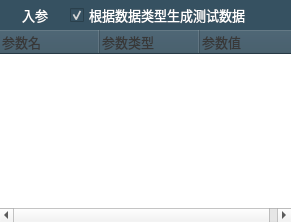
            <widget class="QWidget" name="widget_4" native="true">
             <property name="styleSheet">
              <string notr="true">QComboBox{
	font: 10pt &quot;OPPOSans B&quot;;
	color:#ffffff;
	color: rgb(138, 138, 138);
	background:transparent;
	border-radius: 0px;
}

QComboBox::focus {
border: 1px solid rgb(255, 104, 17);
}

QComboBox::hover {
border: 1px solid rgb(255, 104, 17);
}


QComboBox QAbstractItemView{
	font: 10pt &quot;OPPOSans B&quot;;
	color:#ffffff;
	border:0px solid #8a8a8a;
	color: rgb(138, 138, 138);
	border-radius:0px;
	background:transparent;
    outline:0px;
}

QComboBox QAbstractItemView::item
{
	height:28px;
}
QComboBox:disabled{
	border:1px solid gray;
	color:gray;
}

QComboBox::drop-down{
	background:transparent;
}
QComboBox::down-arrow{
	image: url(:/lib/tree_open.png);
    width:20px;
	height:20px;
    margin-right: 20px;
}


QComboBox::down-arrow:enabled{
	color:#52DCFE;
}
QComboBox QAbstractItemView{
	outline:0px solid gray;
	border:1px solid #1e2d36;
	color:#ffffff;
	background-color:#1e2d36;
	selection-background-color:#52DCFE;
}

QToolButton {
	font: 10pt &quot;OPPOSans B&quot;;
	color: rgb(255, 255, 255);
	background-color: rgb(250, 118, 0);
	border-radius: 5px;
}
QToolButton::menu-indicator { 
	image: None;
}
QToolButton:hover {
	color: rgb(255, 255, 255);
	background-color: rgb(250, 118, 0);
}
</string>
             </property>
             <layout class="QHBoxLayout" name="horizontalLayout_3">
              <property name="spacing">
               <number>0</number>
              </property>
              <property name="leftMargin">
               <number>0</number>
              </property>
              <property name="topMargin">
               <number>0</number>
              </property>
              <property name="rightMargin">
               <number>0</number>
              </property>
              <property name="bottomMargin">
               <number>0</number>
              </property>
              <item>
               <widget class="QSplitter" name="splitter">
                <property name="orientation">
                 <enum>Qt::Horizontal</enum>
                </property>
                <property name="handleWidth">
                 <number>0</number>
                </property>
                <widget class="QWidget" name="widget" native="true">
                 <property name="sizePolicy">
                  <sizepolicy hsizetype="Preferred" vsizetype="Expanding">
                   <horstretch>0</horstretch>
                   <verstretch>0</verstretch>
                  </sizepolicy>
                 </property>
                 <property name="styleSheet">
                  <string notr="true"/>
                 </property>
                 <layout class="QVBoxLayout" name="verticalLayout_2">
                  <property name="spacing">
                   <number>0</number>
                  </property>
                  <property name="leftMargin">
                   <number>0</number>
                  </property>
                  <property name="topMargin">
                   <number>0</number>
                  </property>
                  <property name="rightMargin">
                   <number>0</number>
                  </property>
                  <property name="bottomMargin">
                   <number>0</number>
                  </property>
                  <item>
                   <widget class="QWidget" name="widget_12" native="true">
                    <property name="minimumSize">
                     <size>
                      <width>0</width>
                      <height>30</height>
                     </size>
                    </property>
                    <property name="styleSheet">
                     <string notr="true">background-color: rgb(54, 81, 97);</string>
                    </property>
                    <layout class="QHBoxLayout" name="horizontalLayout_8">
                     <property name="spacing">
                      <number>0</number>
                     </property>
                     <property name="leftMargin">
                      <number>0</number>
                     </property>
                     <property name="topMargin">
                      <number>0</number>
                     </property>
                     <property name="rightMargin">
                      <number>0</number>
                     </property>
                     <property name="bottomMargin">
                      <number>0</number>
                     </property>
                     <item>
                      <widget class="QToolButton" name="toolButton_request_param">
                       <property name="minimumSize">
                        <size>
                         <width>70</width>
                         <height>25</height>
                        </size>
                       </property>
                       <property name="maximumSize">
                        <size>
                         <width>70</width>
                         <height>25</height>
                        </size>
                       </property>
                       <property name="font">
                        <font>
                         <family>OPPOSans B</family>
                         <pointsize>10</pointsize>
                         <weight>50</weight>
                         <italic>false</italic>
                         <bold>false</bold>
                        </font>
                       </property>
                       <property name="text">
                        <string>入参</string>
                       </property>
                       <property name="icon">
                        <iconset resource="lib.qrc">
                         <normaloff>:/lib/tree_open.png</normaloff>:/lib/tree_open.png</iconset>
                       </property>
                       <property name="iconSize">
                        <size>
                         <width>20</width>
                         <height>20</height>
                        </size>
                       </property>
                       <property name="checkable">
                        <bool>false</bool>
                       </property>
                       <property name="checked">
                        <bool>false</bool>
                       </property>
                       <property name="toolButtonStyle">
                        <enum>Qt::ToolButtonTextBesideIcon</enum>
                       </property>
                      </widget>
                     </item>
                     <item>
                      <widget class="QCheckBox" name="checkBox_3">
                       <property name="maximumSize">
                        <size>
                         <width>16777215</width>
                         <height>20</height>
                        </size>
                       </property>
                       <property name="font">
                        <font>
                         <family>OPPOSans B</family>
                         <pointsize>10</pointsize>
                         <stylestrategy>PreferAntialias</stylestrategy>
                        </font>
                       </property>
                       <property name="styleSheet">
                        <string notr="true">color: rgb(255, 255, 255);</string>
                       </property>
                       <property name="text">
                        <string>根据数据类型生成测试数据</string>
                       </property>
                       <property name="checked">
                        <bool>true</bool>
                       </property>
                      </widget>
                     </item>
                     <item>
                      <spacer name="horizontalSpacer">
                       <property name="orientation">
                        <enum>Qt::Horizontal</enum>
                       </property>
                       <property name="sizeHint" stdset="0">
                        <size>
                         <width>40</width>
                         <height>20</height>
                        </size>
                       </property>
                      </spacer>
                     </item>
                    </layout>
                   </widget>
                  </item>
                  <item>
                   <widget class="QTreeWidget" name="treeWidget">
                    <property name="font">
                     <font>
                      <family>OPPOSans B</family>
                      <pointsize>10</pointsize>
                      <stylestrategy>PreferAntialias</stylestrategy>
                     </font>
                    </property>
                    <property name="styleSheet">
                     <string notr="true">QLineEdit{
font: 10pt &quot;OPPOSans B&quot;;
color:#ced4da;
background-color: rgba(255, 255, 255, 0);
border-radius: 0px;
padding-left:0px;
padding-right:0px;

}


QLineEdit::focus {
border: 1px solid rgb(255, 104, 17);
}

QLineEdit::hover {
border: 1px solid rgb(255, 104, 17);
}

QToolButton {
	background-color: rgba(255, 255, 255,0);
	border: none;
}

QTreeWidget {
	border:2px solid rgb(54, 81, 97);
	color: rgb(0, 0, 0);
	
	font: 10pt &quot;OPPOSans B&quot;;
	
}

QHeaderView {
font: 10pt &quot;OPPOSans B&quot;;
color: rgb(56, 56, 56);
background-color: rgb(54, 81, 97);
}

QTreeWidget#treeWidget {
	border: 0px solid #D3D6DD;
	outline: none;
}
QTreeWidget::item {

	height: 28px;
	color: rgb(255, 255, 255);
	outline: 0px;
	border-bottom: 1px solid rgba(197, 197, 197, 50);
}

QTreeWidget::item:hover {
	outline: 0px;
    color: rgb(255, 255, 255);
	background-color: rgba(209, 209, 209, 20);
}
QTreeWidget::item:selected{
	outline: 0px;
    color: #45B2FF;
	background-color: rgba(209, 209, 209, 20);
}
QTreeWidget::item:selected:active{
	outline: 0px;
    color: #45B2FF;
}
 
QTreeWidget::item:selected:!active {
	outline: 0px;
    color: #45B2FF;
}
QTreeWidget::branch {
	height: 28px;
	width: 28px;
}
QTreeWidget::branch:closed:has-children:!has-siblings,
QTreeWidget::branch:closed:has-children:has-siblings {
	border-image: none;
    image: url(:/lib/tree_close.png);
}
 
QTreeWidget::branch:open:has-children:!has-siblings,
QTreeWidget::branch:open:has-children:has-siblings  {
	border-image: none;
    image: url(:/lib/tree_open.png);
}


QScrollBar::horizontal{
    height: 8px;
	background-color: rgb(67, 77, 88);
	margin: 0px,0px,0px,0px;
    padding-top: 0px;		/*//隐藏上下的箭头*/
    padding-bottom: 0px;
}

QScrollBar::handle:horizontal {
    height: 8px;
	background-color: rgb(239, 239, 239);
    /*滚动条两端变成椭圆 */
    border-radius: 2px;
    min-height: 0;
}

QScrollBar::sub-page:horizontal {
	background-color: rgba(255, 255, 255, 0);
}
QScrollBar::add-page:horizontal 
{
    background-color: rgba(255, 255, 255, 0);
}

QScrollBar::add-line:horizontal {
	border: none;
    height: 0px;
    subcontrol-position: bottom;
    subcontrol-origin: margin;
}
QScrollBar::sub-line:horizontal {
    border: none;
    height: 0px;
    subcontrol-position: top;
    subcontrol-origin: margin;
}

QScrollBar::down-arrow:horizontal {
    border:none;
}
QScrollBar::up-arrow:horizontal {
    border:none;
}

QToolTip {
color:#ced4da;
background-color: rgb(108, 117, 125, 65);
border-radius: 2px;
}</string>
                    </property>
                    <property name="indentation">
                     <number>20</number>
                    </property>
                    <property name="uniformRowHeights">
                     <bool>true</bool>
                    </property>
                    <property name="sortingEnabled">
                     <bool>false</bool>
                    </property>
                    <property name="animated">
                     <bool>false</bool>
                    </property>
                    <attribute name="headerVisible">
                     <bool>true</bool>
                    </attribute>
                    <attribute name="headerDefaultSectionSize">
                     <number>100</number>
                    </attribute>
                    <attribute name="headerMinimumSectionSize">
                     <number>20</number>
                    </attribute>
                    <attribute name="headerStretchLastSection">
                     <bool>true</bool>
                    </attribute>
                    <column>
                     <property name="text">
                      <string>参数名</string>
                     </property>
                     <property name="font">
                      <font>
                       <family>OPPOSans B</family>
                       <pointsize>10</pointsize>
                       <stylestrategy>PreferAntialias</stylestrategy>
                      </font>
                     </property>
                    </column>
                    <column>
                     <property name="text">
                      <string>参数类型</string>
                     </property>
                     <property name="font">
                      <font>
                       <family>OPPOSans B</family>
                       <pointsize>10</pointsize>
                       <stylestrategy>PreferAntialias</stylestrategy>
                      </font>
                     </property>
                    </column>
                    <column>
                     <property name="text">
                      <string>参数值</string>
                     </property>
                     <property name="font">
                      <font>
                       <family>OPPOSans B</family>
                       <pointsize>10</pointsize>
                       <stylestrategy>PreferAntialias</stylestrategy>
                      </font>
                     </property>
                    </column>
                   </widget>
                  </item>
                 </layout>
                </widget>
               </widget>
              </item>
             </layout>
            </widget>
